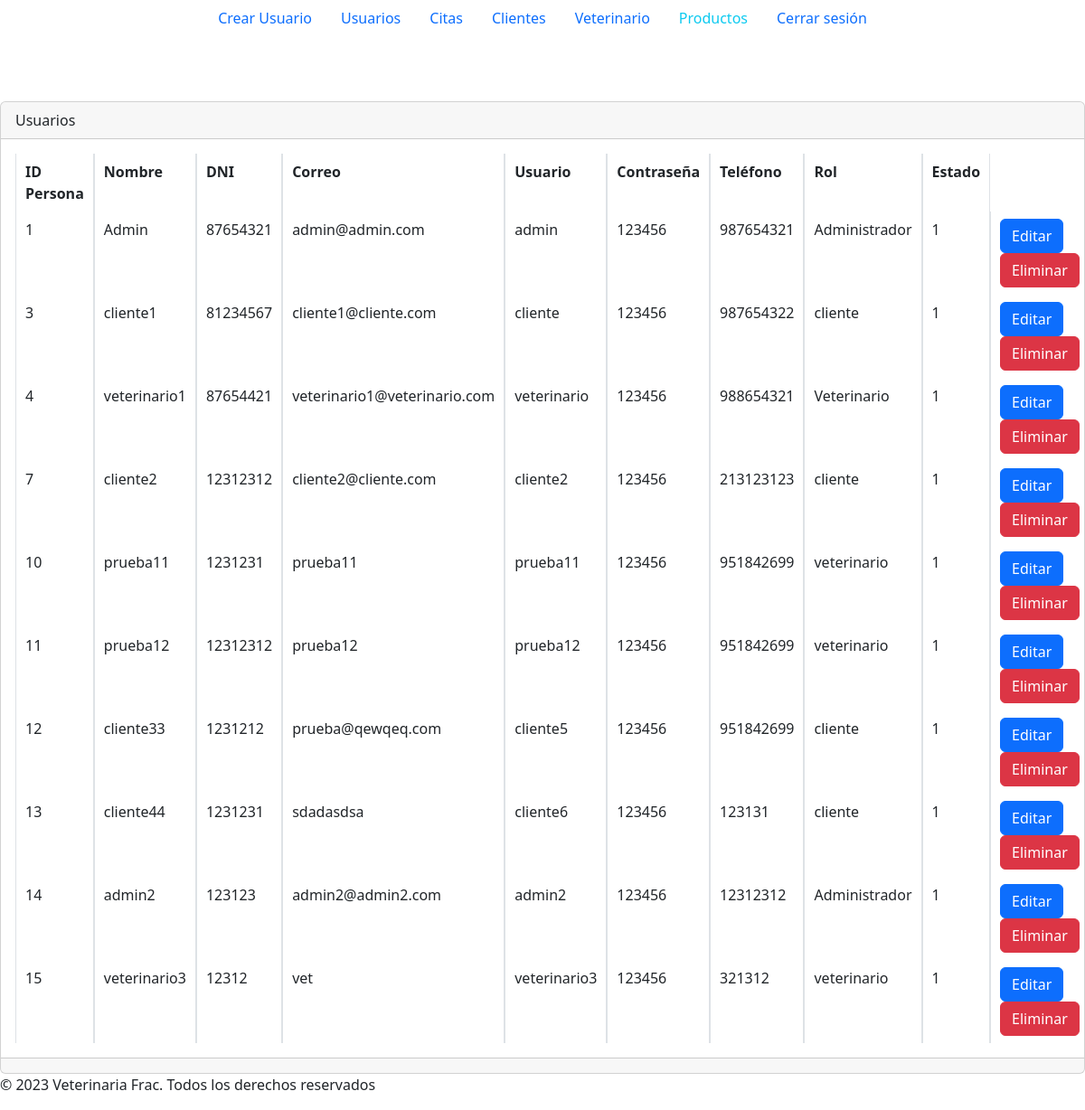
The app's page /secciones/usuarios/index.php, older data.
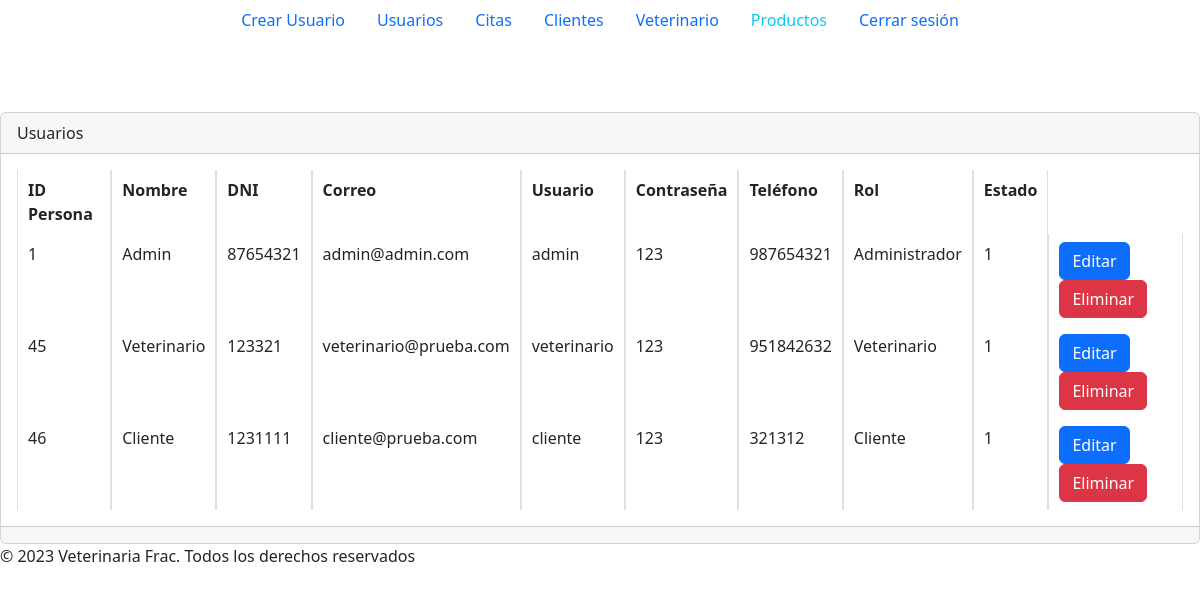
The same page, newer data.
### tables this page shows
CREATE TABLE `persona` (
  `id` int(8) NOT NULL,
  `nombre` varchar(255) NOT NULL,
  `dni` int(8) NOT NULL,
  `correo` varchar(255) NOT NULL,
  `usuario` varchar(255) NOT NULL,
  `contrasenia` varchar(255) NOT NULL,
  `telefono` int(9) NOT NULL,
  `rol` varchar(255) NOT NULL,
  `estado` tinyint(1) NOT NULL
);

### secciones/usuarios/index.php (the view, shortened to what this page needs)
<?php
include("../../config/bd.php");
function getDatosPersona($conn) {
    $sql = "SELECT id, nombre, dni, correo, usuario, contrasenia, telefono, rol, estado
    FROM persona;";
    $result = $conn->query($sql);
    if ($result->num_rows > 0) {
        return $result->fetch_all(MYSQLI_ASSOC);
    } else {
        return [];
    }
}
$reservations = getDatosPersona($conn);
?>
<?php include("../../plantillas/header.php")?>
<br />
<br />
<br />
<div class="card">
    <div class="card-header">
        Usuarios
    </div>
    <div class="card-body">
        <div class="table-responsive-sm">
            <table class="table table-bordered" id="tabla_id">
            <tr>
                <th>ID Persona</th>
                <th>Nombre</th>
                <th>DNI</th>
                <th>Correo</th>
                <th>Usuario</th>
                <th>Contraseña</th>
                <th>Teléfono</th>
                <th>Rol</th>
                <th>Estado</th>
            </tr>
            <?php foreach ($reservations as $reservation) : ?>
                <tr>
                    <td><?php echo $reservation['id']; ?></td>
                    <td><?php echo $reservation['nombre']; ?></td>
                    <td><?php echo $reservation['dni']; ?></td>
                    <td><?php echo $reservation['correo']; ?></td>
                    <td><?php echo $reservation['usuario']; ?></td>
                    <td><?php echo $reservation['contrasenia']; ?></td>
                    <td><?php echo $reservation['telefono']; ?></td>
                    <td><?php echo $reservation['rol']; ?></td>
                    <td><?php echo $reservation['estado']; ?></td>
                    <td>
                        <a href="editar.php?id=<?php echo $reservation['id']; ?>" class="btn btn-primary">Editar</a>
                        <a href="index.php?id=<?php echo $reservation['id']; ?>" class="btn btn-danger">Eliminar</a>
                    </td>
                    </tr>
            <?php endforeach; ?>
            </table>
        </div>
    </div>
    <div class="card-footer text-muted">
    </div>
</div>
<?php include("../../plantillas/footer.php")?>

Row changes from the older to the newer data that the page shows:
removed persona: id "3", nombre "cliente1", dni "81234567", correo "cliente1@cliente.com", usuario "cliente", contrasenia "123456", telefono "987654322", rol "cliente", estado "1"
removed persona: id "4", nombre "veterinario1", dni "87654421", correo "veterinario1@veterinario.com", usuario "veterinario", contrasenia "123456", telefono "988654321", rol "Veterinario", estado "1"
removed persona: id "7", nombre "cliente2", dni "12312312", correo "cliente2@cliente.com", usuario "cliente2", contrasenia "123456", telefono "213123123", rol "cliente", estado "1"
removed persona: id "10", nombre "prueba11", dni "1231231", correo "prueba11", usuario "prueba11", contrasenia "123456", telefono "951842699", rol "veterinario", estado "1"
removed persona: id "11", nombre "prueba12", dni "12312312", correo "prueba12", usuario "prueba12", contrasenia "123456", telefono "951842699", rol "veterinario", estado "1"
removed persona: id "12", nombre "cliente33", dni "1231212", correo "prueba@qewqeq.com", usuario "cliente5", contrasenia "123456", telefono "951842699", rol "cliente", estado "1"
removed persona: id "13", nombre "cliente44", dni "1231231", correo "sdadasdsa", usuario "cliente6", contrasenia "123456", telefono "123131", rol "cliente", estado "1"
removed persona: id "14", nombre "admin2", dni "123123", correo "admin2@admin2.com", usuario "admin2", contrasenia "123456", telefono "12312312", rol "Administrador", estado "1"
removed persona: id "15", nombre "veterinario3", dni "12312", correo "vet", usuario "veterinario3", contrasenia "123456", telefono "321312", rol "veterinario", estado "1"
changed persona "Admin": contrasenia "123456" → "123"
added persona: id "45", nombre "Veterinario", dni "123321", correo "veterinario@prueba.com", usuario "veterinario", contrasenia "123", telefono "951842632", rol "Veterinario", estado "1"
added persona: id "46", nombre "Cliente", dni "1231111", correo "cliente@prueba.com", usuario "cliente", contrasenia "123", telefono "321312", rol "Cliente", estado "1"
